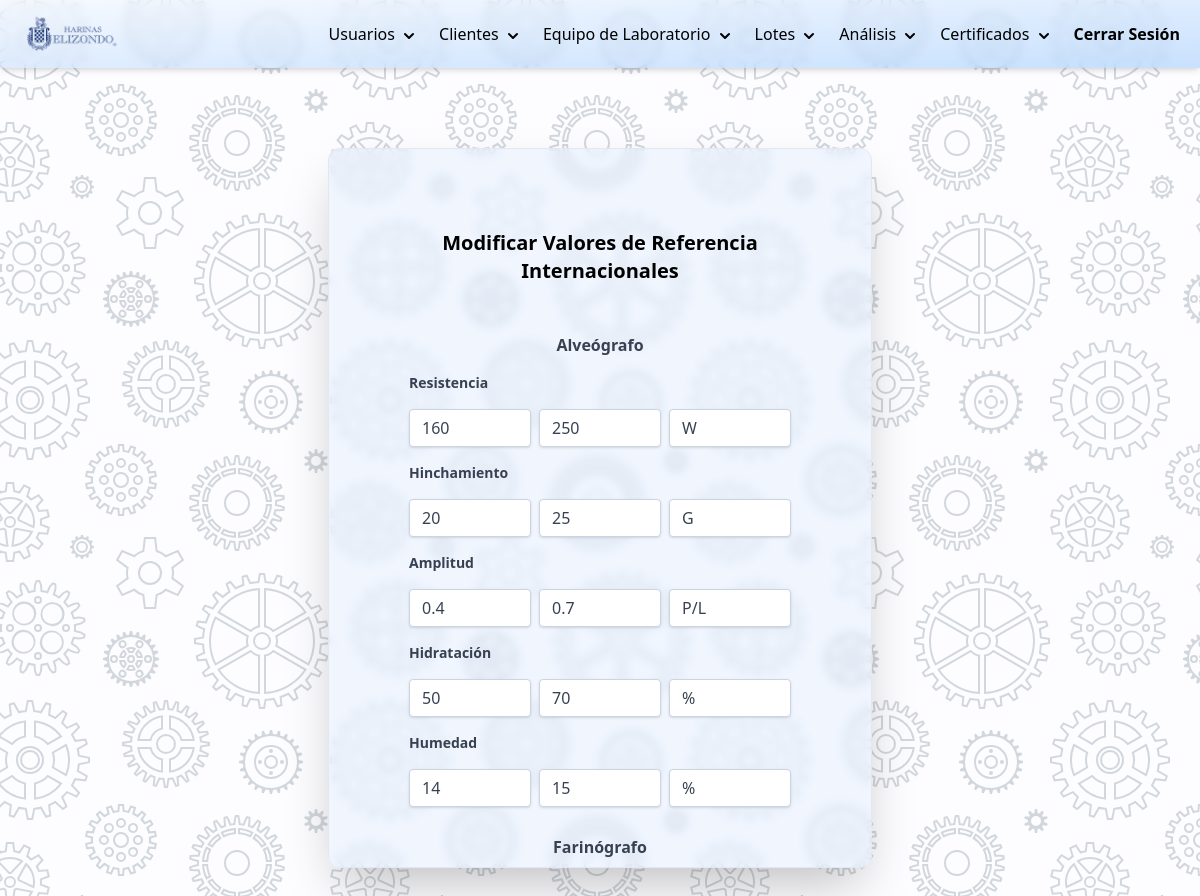
Page /php/modificar-valores-referencia.php (signed in) on the earlier database version.
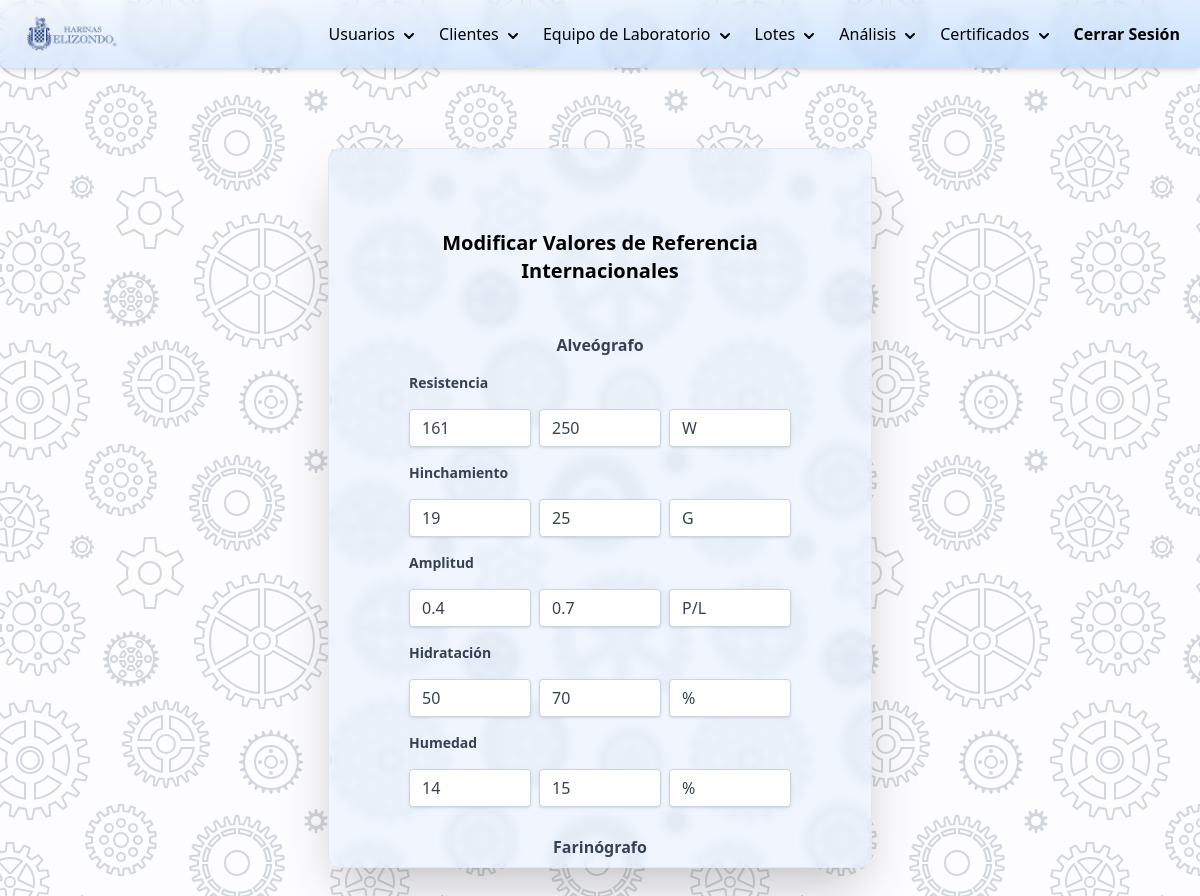
Same page on the later database version.
### tables this page shows
CREATE TABLE `v_de_referencia` (
  `id_valores` int(11) NOT NULL,
  `resistencia` varchar(100) DEFAULT NULL,
  `hinchamiento` varchar(100) DEFAULT NULL,
  `amplitud` varchar(100) DEFAULT NULL,
  `hidratacion` varchar(100) DEFAULT NULL,
  `humedad` varchar(100) DEFAULT NULL,
  `esfuerzo` varchar(100) DEFAULT NULL,
  `absorcion` varchar(100) DEFAULT NULL,
  `estabilidad` varchar(100) DEFAULT NULL,
  `rendimiento` varchar(100) DEFAULT NULL,
  `ceniza` varchar(100) DEFAULT NULL
);

### DB/controlarDB.php (called while the page is built, shortened)
<?php
function hacerConsulta(string $query){
    $con = mysqli_connect(HOST, USER, PASSWORD, DB);
    if (mysqli_connect_errno()) {
        return "Failed to connect to MySQL: " . mysqli_connect_error();
    }else{
        $result = mysqli_query($con, $query);
        $arreglo_de_resultados=[];
        while ($row = mysqli_fetch_array($result)):
            array_push($arreglo_de_resultados,$row);
        endwhile;
        return $arreglo_de_resultados;
    }
}

### php/modificar-valores-referencia.php (the view, shortened to what the changed rows need)
<?php
    require_once("../DB/controlarDB.php");
    $query_valores="SELECT * FROM v_de_referencia WHERE id_valores=1;";
    $valores=hacerConsulta($query_valores)[0];
?>
<!DOCTYPE html>
<html lang="es">
<head>
    <link rel="stylesheet" href="../styles.css">
    <link rel="stylesheet" href="../css/styles.css">
    <script src="https://cdn.tailwindcss.com"></script>
    <script src="https://cdn.tailwindcss.com?plugins=forms,typography,aspect-ratio,line-clamp"></script>
</head>
<body class="background">
    <div class="container mx-auto flex justify-center">
        <div class="flex flex-col p-20 gap-5 border border-slate-200 shadow-2xl bg-blue-100/40 backdrop-blur-sm mt-20 w-[34rem] overflow-y-auto h-[45rem] rounded-xl">
            <h1 class="text-xl text-center font-bold">Modificar Valores de Referencia Internacionales</h1>
            <form method="post" action="">
                <h2 class="text-gray-700 text-base font-bold mb-2 mt-2 text-center">Alveógrafo</h2>
                <div class="mt-4 mb-4">
                    <div class="mt-4 flex gap-2 justify-center">
                        <input value="<?= explode(",", $valores['resistencia'])[0]?>" type="number" step="0.01" name="limiteInferiorResistencia" class="shadow appearance-none border border-slate-300 rounded w-full py-2 px-3 text-gray-700 leading-tight focus:outline-none focus:border-sky-500 focus:ring-1 focus:ring-sky-500" placeholder="Límite Inf." required>
                        <input value="<?= explode(",", $valores['resistencia'])[1]?>" type="number" step="0.01" name="limiteSuperiorResistencia" class="shadow appearance-none border border-slate-300 rounded w-full py-2 px-3 text-gray-700 leading-tight focus:outline-none focus:border-sky-500 focus:ring-1 focus:ring-sky-500" placeholder="Límite Sup." required>
                        <input value="<?= explode(",", $valores['resistencia'])[2]?>" type="text" name="unidadResistencia" class="shadow appearance-none border border-slate-300 rounded w-full py-2 px-3 text-gray-700 leading-tight focus:outline-none focus:border-sky-500 focus:ring-1 focus:ring-sky-500" placeholder="Unidad" required>
                    </div>
                </div>
                <div class="mt-4 mb-4">
                    <div class="mt-4 flex gap-2 justify-center">
                        <input value="<?= explode(",", $valores['hinchamiento'])[0]?>" type="number" step="0.01" name="limiteInferiorHinchamiento" class="shadow appearance-none border border-slate-300 rounded w-full py-2 px-3 text-gray-700 leading-tight focus:outline-none focus:border-sky-500 focus:ring-1 focus:ring-sky-500" placeholder="Límite Inf." required>
                        <input value="<?= explode(",", $valores['hinchamiento'])[1]?>" type="number" step="0.01" name="limiteSuperiorHinchamiento" class="shadow appearance-none border border-slate-300 rounded w-full py-2 px-3 text-gray-700 leading-tight focus:outline-none focus:border-sky-500 focus:ring-1 focus:ring-sky-500" placeholder="Límite Sup." required>
                        <input value="<?= explode(",", $valores['hinchamiento'])[2]?>" type="text" name="unidadHinchamiento" class="shadow appearance-none border border-slate-300 rounded w-full py-2 px-3 text-gray-700 leading-tight focus:outline-none focus:border-sky-500 focus:ring-1 focus:ring-sky-500" placeholder="Unidad" required>
                    </div>
                </div>
                <div class="mt-4 mb-4">
                    <div class="mt-4 flex gap-2 justify-center">
                        <input value="<?= explode(",", $valores['amplitud'])[0]?>" type="number" step="0.01" name="limiteInferiorAmplitud" class="shadow appearance-none border border-slate-300 rounded w-full py-2 px-3 text-gray-700 leading-tight focus:outline-none focus:border-sky-500 focus:ring-1 focus:ring-sky-500" placeholder="Límite Inf." required>
                        <input value="<?= explode(",", $valores['amplitud'])[1]?>" type="number" step="0.01" name="limiteSuperiorAmplitud" class="shadow appearance-none border border-slate-300 rounded w-full py-2 px-3 text-gray-700 leading-tight focus:outline-none focus:border-sky-500 focus:ring-1 focus:ring-sky-500" placeholder="Límite Sup." required>
                        <input value="<?= explode(",", $valores['amplitud'])[2]?>" type="text" name="unidadAmplitud" class="shadow appearance-none border border-slate-300 rounded w-full py-2 px-3 text-gray-700 leading-tight focus:outline-none focus:border-sky-500 focus:ring-1 focus:ring-sky-500" placeholder="Unidad" required>
                    </div>
                </div>
                <div class="mt-4 mb-4">
                    <div class="mt-4 flex gap-2 justify-center">
                        <input value="<?= explode(",", $valores['hidratacion'])[0]?>" type="number" step="0.01" name="limiteInferiorHidratacion" class="shadow appearance-none border border-slate-300 rounded w-full py-2 px-3 text-gray-700 leading-tight focus:outline-none focus:border-sky-500 focus:ring-1 focus:ring-sky-500" placeholder="Límite Inf." required>
                        <input value="<?= explode(",", $valores['hidratacion'])[1]?>" type="number" step="0.01" name="limiteSuperiorHidratacion" class="shadow appearance-none border border-slate-300 rounded w-full py-2 px-3 text-gray-700 leading-tight focus:outline-none focus:border-sky-500 focus:ring-1 focus:ring-sky-500" placeholder="Límite Sup." required>
                        <input value="<?= explode(",", $valores['hidratacion'])[2]?>" type="text" name="unidadHidratacion" class="shadow appearance-none border border-slate-300 rounded w-full py-2 px-3 text-gray-700 leading-tight focus:outline-none focus:border-sky-500 focus:ring-1 focus:ring-sky-500" placeholder="Unidad" required>
                    </div>
                </div>
                <div class="mt-4 mb-4">
                    <div class="mt-4 flex gap-2 justify-center">
                        <input value="<?= explode(",", $valores['humedad'])[0]?>" type="number" step="0.01" name="limiteInferiorHumedad" class="shadow appearance-none border border-slate-300 rounded w-full py-2 px-3 text-gray-700 leading-tight focus:outline-none focus:border-sky-500 focus:ring-1 focus:ring-sky-500" placeholder="Límite Inf." required>
                        <input value="<?= explode(",", $valores['humedad'])[1]?>" type="number" step="0.01" name="limiteSuperiorHumedad" class="shadow appearance-none border border-slate-300 rounded w-full py-2 px-3 text-gray-700 leading-tight focus:outline-none focus:border-sky-500 focus:ring-1 focus:ring-sky-500" placeholder="Límite Sup." required>
                        <input value="<?= explode(",", $valores['humedad'])[2]?>" type="text" name="unidadHumedad" class="shadow appearance-none border border-slate-300 rounded w-full py-2 px-3 text-gray-700 leading-tight focus:outline-none focus:border-sky-500 focus:ring-1 focus:ring-sky-500" placeholder="Unidad" required>
                    </div>
                </div>
                <h2 class="text-gray-700 text-base font-bold mb-2 mt-7 text-center">Farinógrafo</h2>
            </form>
        </div>
    </div>
</body>
</html>

Differences in the rows shown:
changed v_de_referencia: limiteInferiorResistencia "160" → "161"; limiteInferiorHinchamiento "20" → "19"
